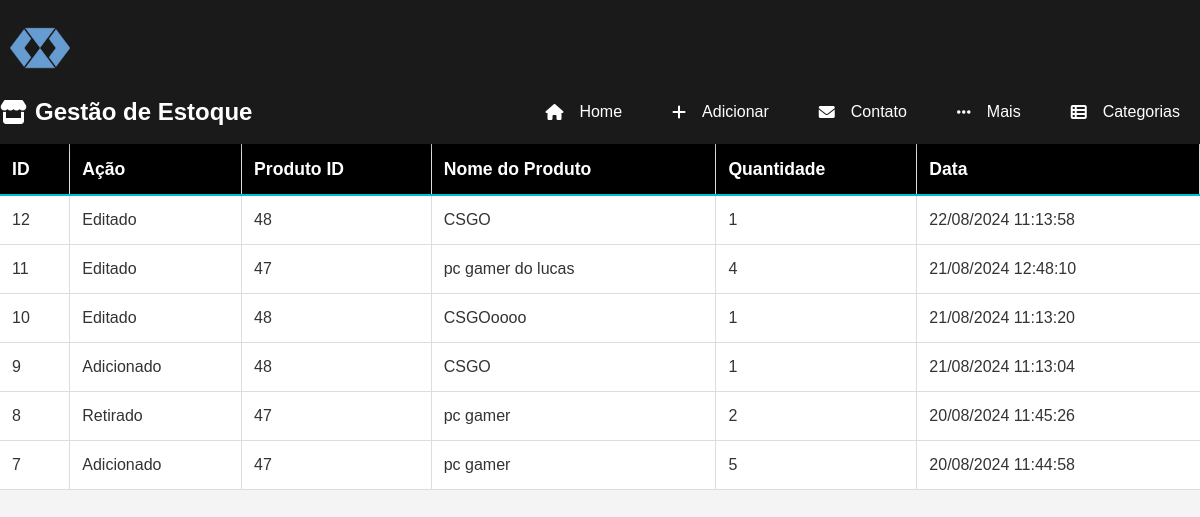
The page /subpages/historico.php (signed in) on the database its author committed.
### tables this page shows
CREATE TABLE `historico` (
  `id` int(11) NOT NULL,
  `acao` varchar(50) NOT NULL,
  `produto_id` int(11) NOT NULL,
  `produto_nome` varchar(255) NOT NULL,
  `quantidade` int(11) NOT NULL,
  `data` timestamp NOT NULL DEFAULT current_timestamp()
);

### subpages/historico.php (the view, shortened to what this page needs)
<?php
    include '../db.php';
    include '../templates/header.php';
    $sql = 'SELECT historico.id, historico.acao, historico.produto_id, historico.produto_nome, historico.quantidade, historico.data
            FROM historico
            ORDER BY historico.data DESC';
    $stmt = $pdo->query($sql);
    $historico = $stmt->fetchAll(PDO::FETCH_ASSOC);
    ?>
<link rel="stylesheet" type="text/css" href="../css/style.css">
<table>
    <thead>
        <tr>
            <th>ID</th>
            <th>Ação</th>
            <th>Produto ID</th>
            <th>Nome do Produto</th>
            <th>Quantidade</th>
            <th>Data</th>
        </tr>
    </thead>
    <tbody>
        <?php foreach ($historico as $registro): ?>
            <tr>
                <td><?php echo htmlspecialchars($registro['id']); ?></td>
                <td><?php echo htmlspecialchars($registro['acao']); ?></td>
                <td><?php echo htmlspecialchars($registro['produto_id']); ?></td>
                <td><?php echo htmlspecialchars($registro['produto_nome']); ?></td>
                <td><?php echo htmlspecialchars($registro['quantidade']); ?></td>
                <td><?php echo htmlspecialchars(date('d/m/Y H:i:s', strtotime($registro['data']))); ?></td>
            </tr>
        <?php endforeach; ?>
    </tbody>
</table>

### css/report.css (style rules this page uses)
* { margin: 0; padding: 0; box-sizing: border-box; }
body { font-family: 'Arial', sans-serif; background-color: #0a0f15; color: #ffffff; }

### css/style.css (style rules this page uses)
body { font-family: Arial, sans-serif; background-color: #f4f4f4; color: #333; margin: 0; padding: 0; }
table { width: 100%; border-collapse: collapse; margin-bottom: 20px; }
thead { background-color: #000000; color: #ffffff; }
th, td { padding: 12px; text-align: left; border-bottom: 1px solid #ddd; border-right: 1px solid #ddd; }
th { font-weight: bold; font-size: 1.1em; border-bottom: 2px solid #00bcd4; }
tbody tr { background-color: #ffffff; transition: background-color 0.3s ease, transform 0.3s ease; }
td:last-child { border-right: none; }

### rows shown on the page
historico: id "12", acao "Editado", produto "48", produto_nome "CSGO", quantidade "1", data "22/08/2024 11:13:58"
historico: id "11", acao "Editado", produto "47", produto_nome "pc gamer do lucas", quantidade "4", data "21/08/2024 12:48:10"
historico: id "10", acao "Editado", produto "48", produto_nome "CSGOoooo", quantidade "1", data "21/08/2024 11:13:20"
historico: id "9", acao "Adicionado", produto "48", produto_nome "CSGO", quantidade "1", data "21/08/2024 11:13:04"
historico: id "8", acao "Retirado", produto "47", produto_nome "pc gamer", quantidade "2", data "20/08/2024 11:45:26"
historico: id "7", acao "Adicionado", produto "47", produto_nome "pc gamer", quantidade "5", data "20/08/2024 11:44:58"
